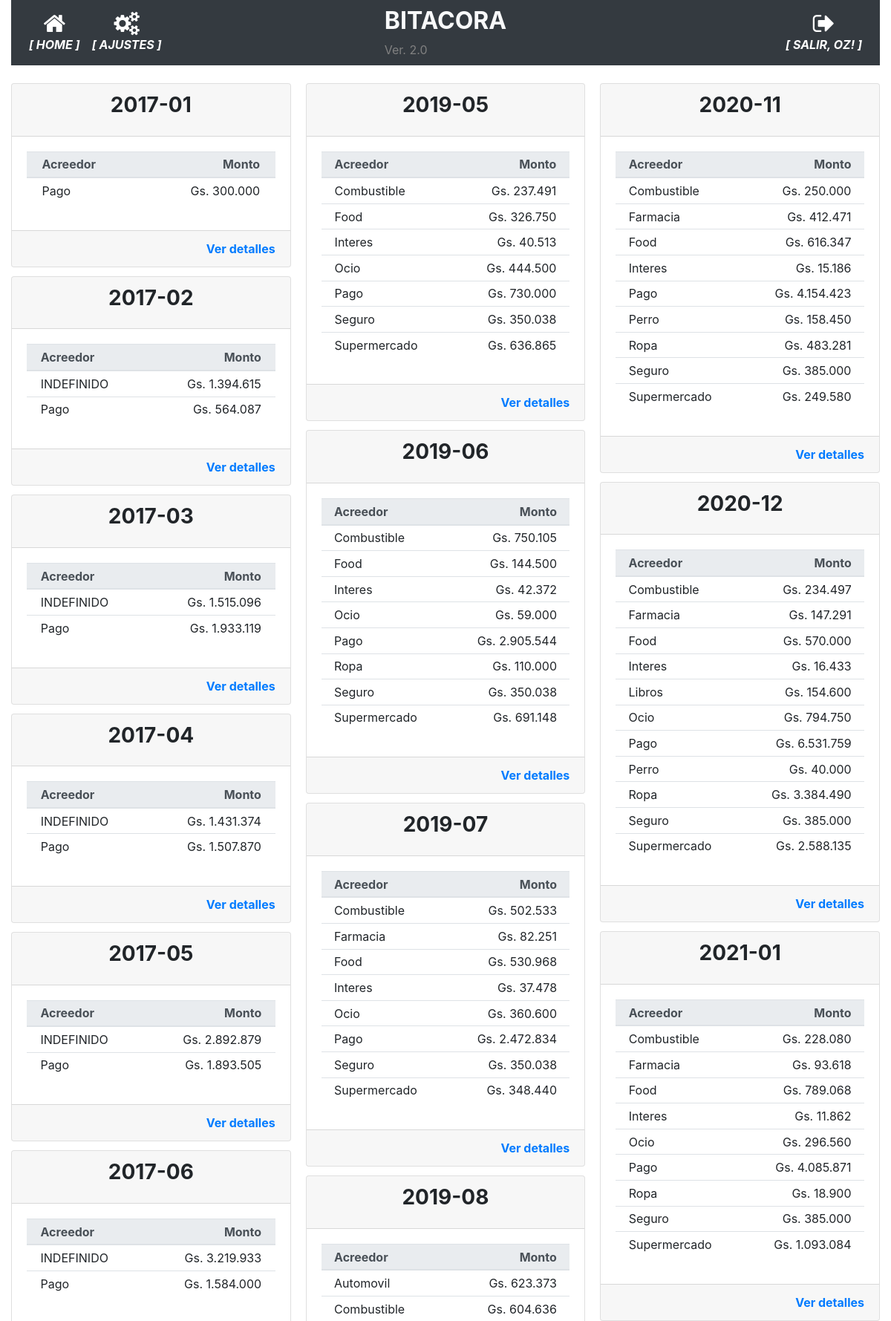
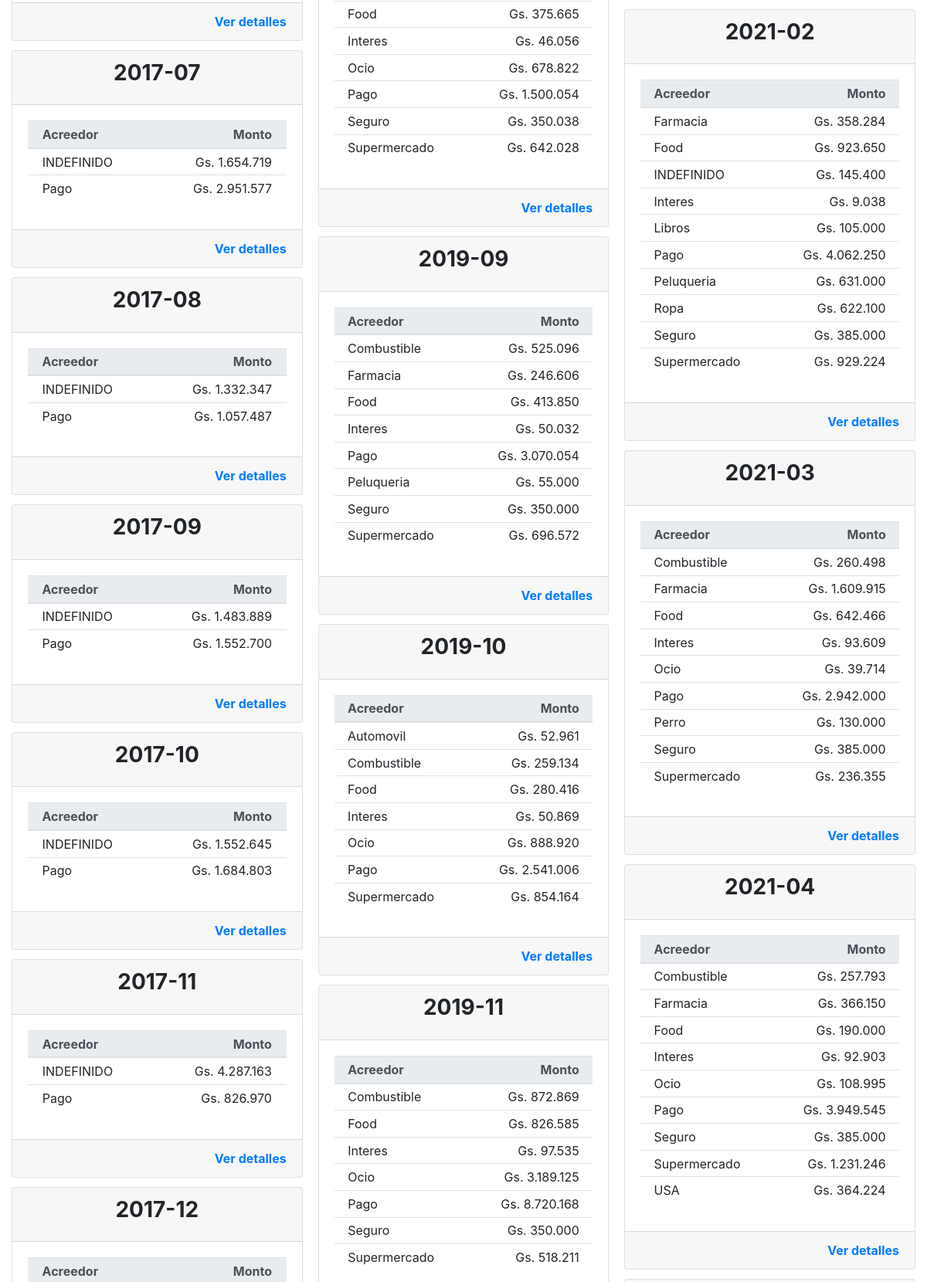
/historial_operacion (signed in, upper part), run on the app's committed database (2 pictures, top to bottom).
### app/models.py (models this page shows, shortened)
class User(UserMixin, db.Model):
    id = db.Column(db.Integer, primary_key=True)
    username = db.Column(db.String(64), index=True, unique=True)
    email = db.Column(db.String(120), index=True, unique=True)
    password_hash = db.Column(db.String(128))
    perfil = db.Column(db.String(128))

class TiposMovimiento(db.Model):
    __tablename__='tipos_movimiento'
    id = db.Column(db.Integer, primary_key=True)
    tipo = db.Column(db.String(100), nullable=False)

### app/routes.py (the view)
@app.route('/historial_operacion', methods=['GET', 'POST'])
@login_required
def historial_operacion():
    operaciones = db.session.query(func.strftime("%Y-%m", Movimientos.fecha_operacion).label('fecha'), TiposMovimiento.tipo.label('acreedor'), func.sum(Movimientos.monto_operacion).label('total')).join(TiposMovimiento).group_by(func.strftime("%Y-%m", Movimientos.fecha_operacion), TiposMovimiento.tipo).all()
    return render_template('historial_operaciones.html', gastos=operaciones)#, anno=anno, movimientos_anno=movimientos_anno, movimientos_anno_especifico=movimientos_anno_especifico, movimientos_mes_especifico=movimientos_mes_especifico, movimientos_mes_detalle=movimientos_mes_detalle)

### app/models.py (called while the page is built)
@login.user_loader
def load_user(id):
    return User.query.get(int(id))

### app/templates/historial_operaciones.html
{% extends "base.html" %}
{% block main %}
<div class="card-columns">
    {% for fecha, detalle_gasto in gastos | groupby('fecha') %}
    <div class="card card-responsive">
        <div class="card-header">
            <h3 class="card-title text-center"><strong>{{ fecha }}</strong></h3>
        </div>
        <div class="card-body">
            <table class="table table-sm">
                <thead class="thead-light">
                    <th></th>
                    <th>Acreedor</th>
                    <th class="card-text text-right">Monto</th>
                    <th></th>
                </thead>
                <tbody>
                    {% for gasto in detalle_gasto %}
                    <tr>
                        <td></td>
                        <td>{{gasto.acreedor}}</td>
                        <td class="card-text text-right">{{ "Gs. {:,.0f}".format(gasto.total).replace(",", ".") }}</td>
                        <td></td>
                    </tr>
                    {% endfor %}
                </tbody>
            </table>
        </div>
        <div class="card-footer text-muted text-right">
            <a href="{{ url_for('movimientos_mes', mes=fecha) }}" class="card-link"><strong>Ver detalles</strong></a>
        </div>
    </div>
    {% endfor %}
</div>
{% endblock %}

### app/templates/base.html (shortened to what this page needs)
<!doctype html>
<html lang="en">
  <head>
    <link rel="stylesheet" href="https://stackpath.bootstrapcdn.com/bootstrap/4.5.0/css/bootstrap.min.css">
    <link rel="stylesheet" href="https://maxcdn.bootstrapcdn.com/font-awesome/4.4.0/css/font-awesome.min.css">
  </head>
  <body>
    <div class="container-fluid">
      <nav class="navbar navbar-expand-md navbar-dark bg-dark">
        <div class="navbar-collapse collapse w-100 order-1 order-md-0 dual-collapse2">
            <ul class="navbar-nav mr-auto text-center">
              <li class="nav-item active">
                <a href="{{ url_for('index') }}" class="nav-link d-flex flex-column">
                <i class="fa fa-home fa-2x"></i>
                <span class="d-none d-sm-inline"><i><strong>[ HOME ]</strong></i></span></a>
              </li>
              <li class="nav-item active">
                <a href="{{ url_for('parametrico') }}" class="nav-link d-flex flex-column">
                <i class="fa fa-cogs fa-2x"></i>
                <span class="d-none d-sm-inline"><i><strong>[ AJUSTES ]</strong></i></span></a>
              </li>
            </ul>
        </div>
        <div class="mx-auto order-0">
            <h2 class="mx-auto text-light"><strong>BITACORA</strong></h2>
            <span style="color: grey">Ver. 2.0</span>
        </div>
        <div class="navbar-collapse collapse w-100 order-3 dual-collapse2">
            <ul class="navbar-nav ml-auto text-center">
              <li class="nav-item active">
                {% if current_user.is_anonymous %}
                  <a href="{{ url_for('logout') }}" class="nav-link d-flex flex-column">
                  <i class="fa fa-sign-in fa-2x"></i>
                  <span class="d-none d-sm-inline"><i><strong>[ ACCEDER ]</strong></i></span></a>
                {% else %}
                  <a href="{{ url_for('logout') }}" class="nav-link d-flex flex-column">
                  <i class="fa fa-sign-out fa-2x"></i>
                  <span class="d-none d-sm-inline"><i><strong>[ SALIR, {{ current_user.username | upper }}! ]</strong></i></span></a>
                {% endif %}
              </li>
            </ul>
        </div>
    </nav>
    <br>
      <div>
        {% block main %}{% endblock %}
      </div>
    </div>
  </body>
</html>

### data on the page
User: username "OZ"
TiposMovimiento: acreedor "Pago", total "Gs. 300.000", total "Gs. 564.087", total "Gs. 1.933.119", total "Gs. 1.507.870", total "Gs. 1.893.505", total "Gs. 1.584.000", total "Gs. 2.951.577", total "Gs. 1.057.487", total "Gs. 1.552.700", total "Gs. 1.684.803", total "Gs. 826.970", total "Gs. 730.000", total "Gs. 2.905.544", total "Gs. 2.472.834", total "Gs. 1.500.054", total "Gs. 3.070.054", total "Gs. 2.541.006", total "Gs. 8.720.168", total "Gs. 4.154.423", total "Gs. 6.531.759", total "Gs. 4.085.871", total "Gs. 4.062.250", total "Gs. 2.942.000", total "Gs. 3.949.545"
TiposMovimiento: acreedor "INDEFINIDO", total "Gs. 1.394.615", total "Gs. 1.515.096", total "Gs. 1.431.374", total "Gs. 2.892.879", total "Gs. 3.219.933", total "Gs. 1.654.719", total "Gs. 1.332.347", total "Gs. 1.483.889", total "Gs. 1.552.645", total "Gs. 4.287.163", total "Gs. 145.400"
TiposMovimiento: acreedor "Combustible", total "Gs. 237.491", total "Gs. 750.105", total "Gs. 502.533", total "Gs. 604.636", total "Gs. 525.096", total "Gs. 259.134", total "Gs. 872.869", total "Gs. 250.000", total "Gs. 234.497", total "Gs. 228.080", total "Gs. 260.498", total "Gs. 257.793"
TiposMovimiento: acreedor "Food", total "Gs. 326.750", total "Gs. 144.500", total "Gs. 530.968", total "Gs. 375.665", total "Gs. 413.850", total "Gs. 280.416", total "Gs. 826.585", total "Gs. 616.347", total "Gs. 570.000", total "Gs. 789.068", total "Gs. 923.650", total "Gs. 642.466", total "Gs. 190.000"
TiposMovimiento: acreedor "Interes", total "Gs. 40.513", total "Gs. 42.372", total "Gs. 37.478", total "Gs. 46.056", total "Gs. 50.032", total "Gs. 50.869", total "Gs. 97.535", total "Gs. 15.186", total "Gs. 16.433", total "Gs. 11.862", total "Gs. 9.038", total "Gs. 93.609", total "Gs. 92.903"
TiposMovimiento: acreedor "Ocio", total "Gs. 444.500", total "Gs. 59.000", total "Gs. 360.600", total "Gs. 678.822", total "Gs. 888.920", total "Gs. 3.189.125", total "Gs. 794.750", total "Gs. 296.560", total "Gs. 39.714", total "Gs. 108.995"
TiposMovimiento: acreedor "Seguro", total "Gs. 350.038", total "Gs. 350.000", total "Gs. 385.000"
TiposMovimiento: acreedor "Supermercado", total "Gs. 636.865", total "Gs. 691.148", total "Gs. 348.440", total "Gs. 642.028", total "Gs. 696.572", total "Gs. 854.164", total "Gs. 518.211", total "Gs. 249.580", total "Gs. 2.588.135", total "Gs. 1.093.084", total "Gs. 929.224", total "Gs. 236.355", total "Gs. 1.231.246"
TiposMovimiento: acreedor "Ropa", total "Gs. 110.000", total "Gs. 483.281", total "Gs. 3.384.490", total "Gs. 18.900", total "Gs. 622.100"
TiposMovimiento: acreedor "Farmacia", total "Gs. 82.251", total "Gs. 246.606", total "Gs. 412.471", total "Gs. 147.291", total "Gs. 93.618", total "Gs. 358.284", total "Gs. 1.609.915", total "Gs. 366.150"
TiposMovimiento: acreedor "Automovil", total "Gs. 623.373", total "Gs. 52.961"
TiposMovimiento: acreedor "Peluqueria", total "Gs. 55.000", total "Gs. 631.000"
TiposMovimiento: acreedor "Perro", total "Gs. 158.450", total "Gs. 40.000", total "Gs. 130.000"
TiposMovimiento: acreedor "Libros", total "Gs. 154.600", total "Gs. 105.000"
TiposMovimiento: acreedor "USA", total "Gs. 364.224"

### other printed values
{{ fecha }} "2017-01" "2017-02" "2017-03" "2017-04" "2017-05" "2017-06" "2017-07" "2017-08" "2017-09" "2017-10" "2017-11" "2017-12" "2019-05" "2019-06" "2019-07" "2019-08" "2019-09" "2019-10" "2019-11" "2020-11" "2020-12" "2021-01" "2021-02" "2021-03" "2021-04"
